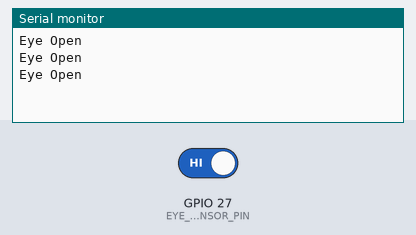
Recording of a sketch running on a simulated ESP32. On the bench: the last lines printed to the serial monitor. The inputs (shaded band) are chosen by the test bench; at power-on: GPIO 27 (EYE_SENSOR_PIN) HIGH.

Above: at 4.8 s.
4.9 s: GPIO 27 (EYE_SENSOR_PIN) driven LOW
At 7.3 s:
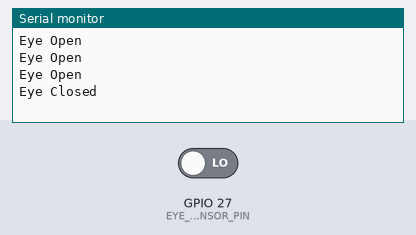
15.5 s: GPIO 27 (EYE_SENSOR_PIN) driven HIGH
At 17.4 s:
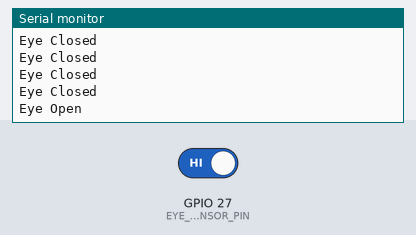

Measured:
- after the input at 4.9 s, the serial monitor: prints a new line after 1.1 s (image 1)
- after the input at 15.5 s, the serial monitor: prints a new line after 0.50 s (image 2)

The sketch:

IR_Eye_Blink_Sensor_Final.ino
```cpp
#define EYE_SENSOR_PIN 27   // Connect OUT pin here

#define SPEAKER_PIN 25
#define CHANNEL 0
#define FREQUENCY 2000   // Hz
#define RESOLUTION 8     // 8-bit PWM

unsigned long eyeClosedStartTime = 0;
bool isBeeping = false;

void setup() {
  Serial.begin(115200);
  pinMode(EYE_SENSOR_PIN, INPUT);

  ledcAttach(SPEAKER_PIN, FREQUENCY, RESOLUTION);
  ledcWrite(SPEAKER_PIN, 0); // speaker OFF initially
}

void loop() {
  int sensorState = digitalRead(EYE_SENSOR_PIN);

  if (sensorState == LOW) {
    // Eye Closed
    Serial.println("Eye Closed");

    if (eyeClosedStartTime == 0) {
      eyeClosedStartTime = millis();
    }

    if (millis() - eyeClosedStartTime >= 10000 && !isBeeping) {
      ledcWrite(SPEAKER_PIN, 200); // beep ON
      isBeeping = true;
    }

  } else {
    // Eye Open
    Serial.println("Eye Open");

    eyeClosedStartTime = 0;

    if (isBeeping) {
      ledcWrite(SPEAKER_PIN, 0); // beep OFF
      isBeeping = false;
    }
  }

  delay(2000); // 2 seconds
}
```
